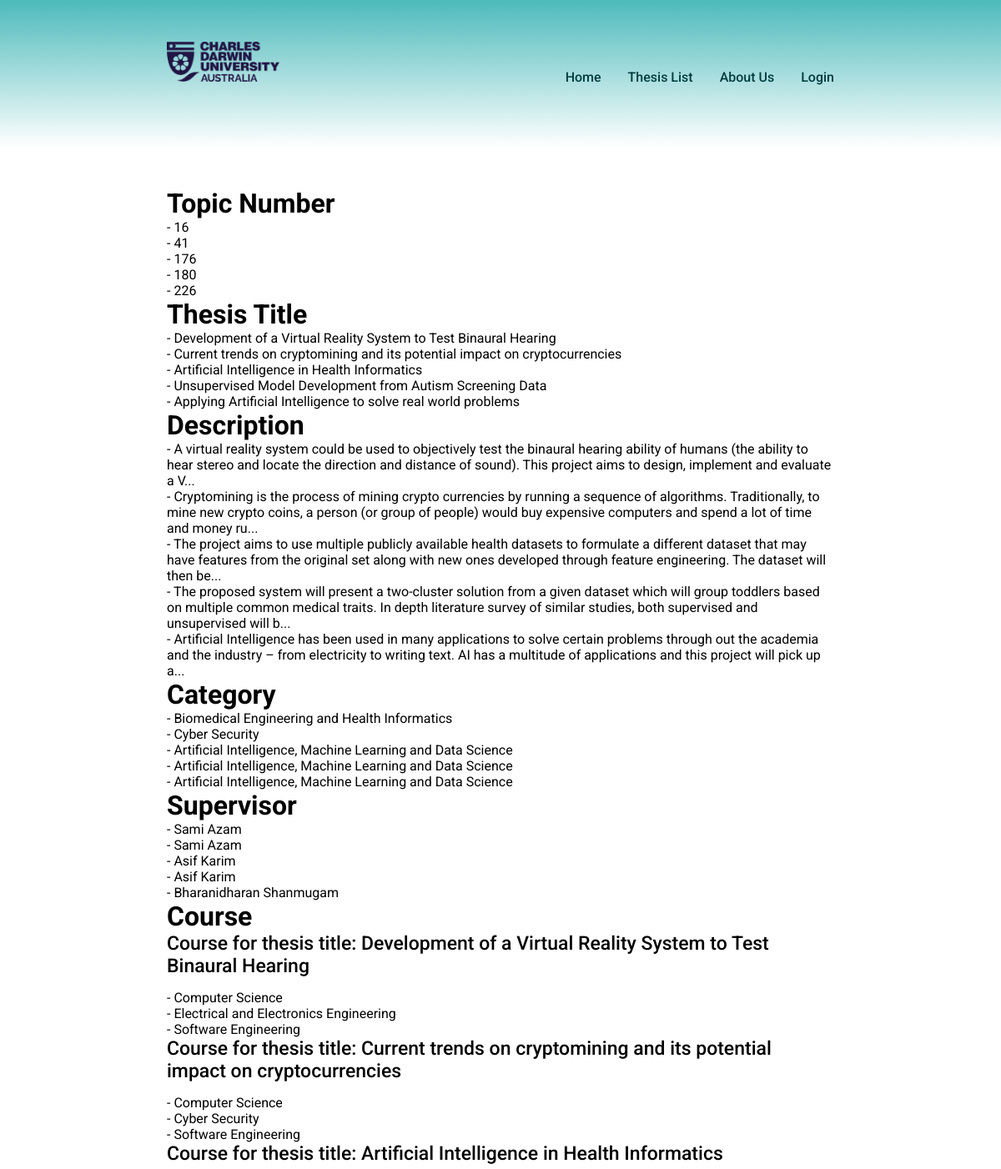
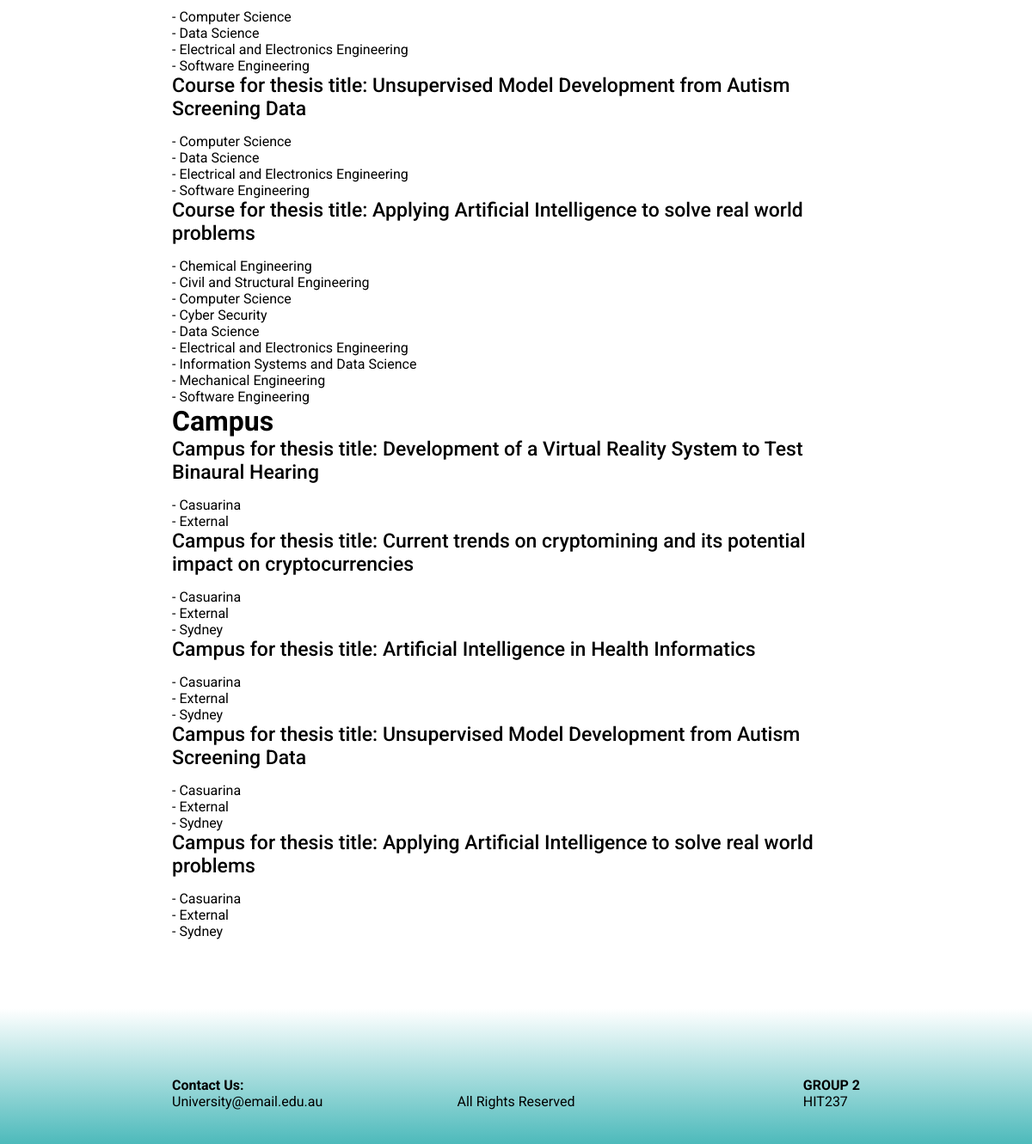
The page /test/ on the database as committed earlier (2 pictures, top to bottom).
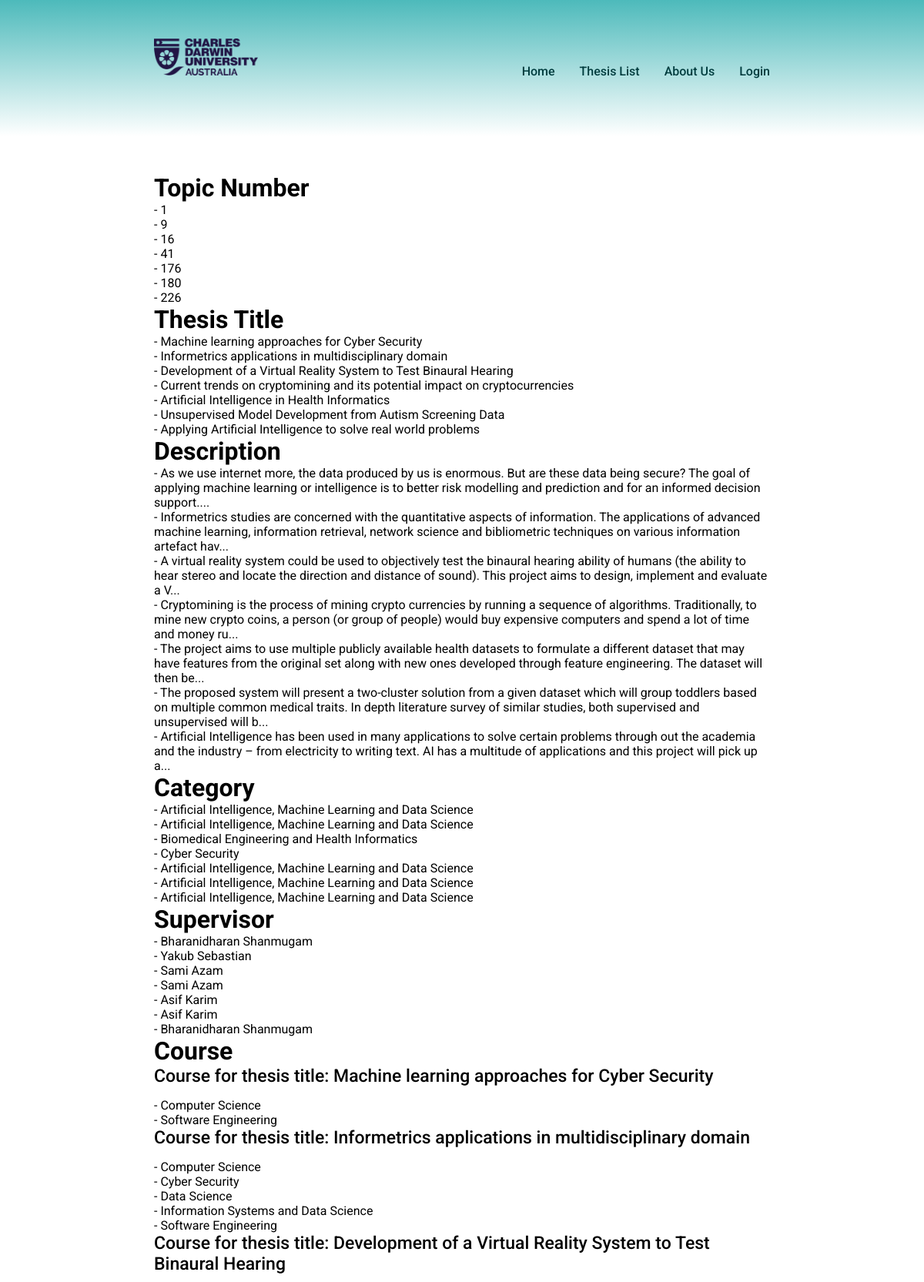
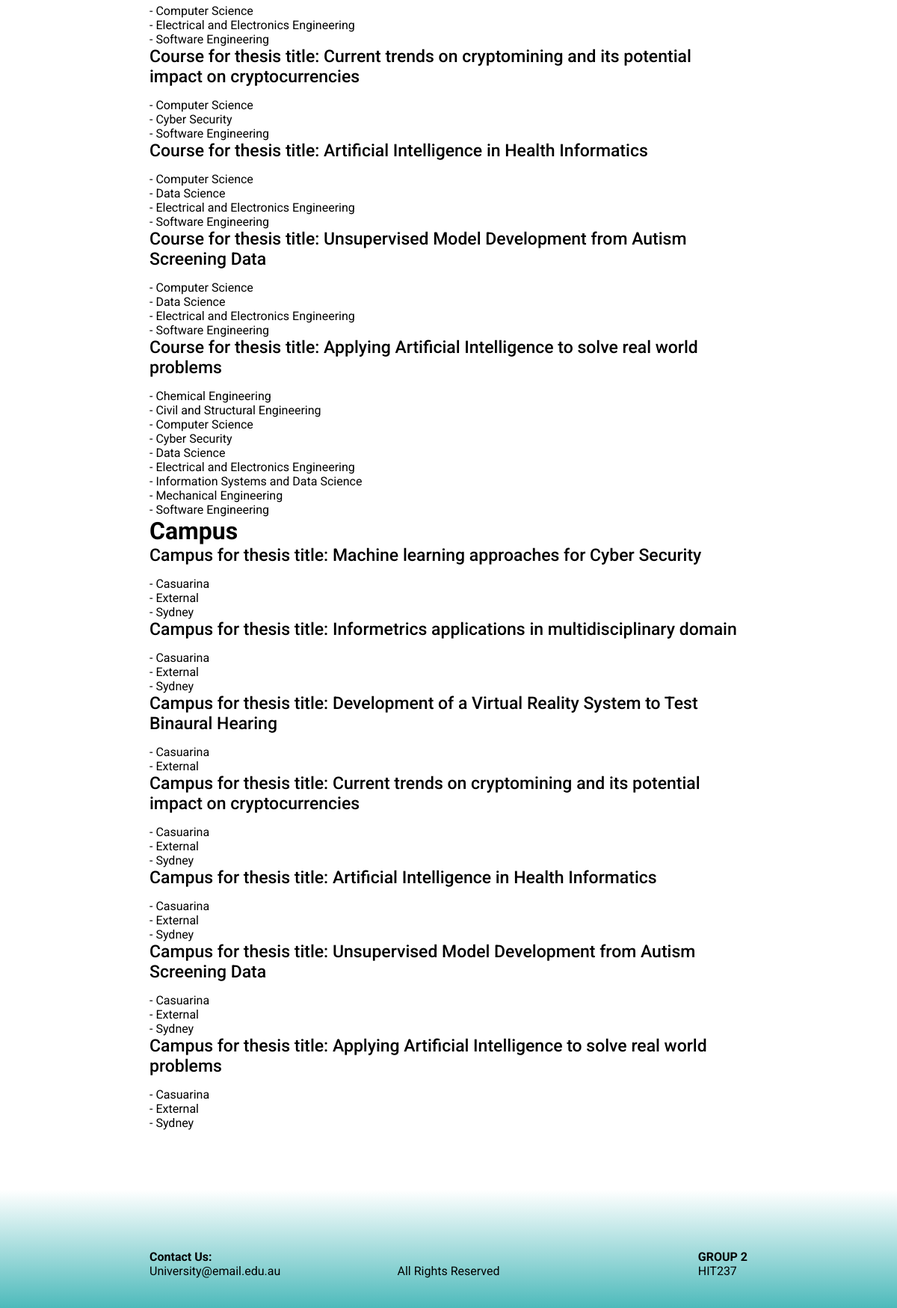
The same page on the database as committed later (2 pictures, top to bottom).
### main/models.py (models this page shows, shortened)
class Thesis(models.Model):
    topic_number = models.IntegerField(
        validators=[
            MinValueValidator(0),
            MaxValueValidator(1000),
        ],
        verbose_name='Thesis Number',
        primary_key=True,
    )
    title = models.CharField(max_length=100, verbose_name='Thesis Title',)
    description = models.TextField(verbose_name='Thesis Description')
    category = models.ForeignKey(Category, on_delete=models.PROTECT, verbose_name='Category Name')
    supervisor = models.ForeignKey(Supervisor, on_delete= models.PROTECT, verbose_name='Supervisor Name')
    course = models.ManyToManyField(Course, verbose_name='Course Name')
    campus = models.ManyToManyField(Campus, verbose_name='Campus Name',)
    date_created = models.DateTimeField(auto_now_add=True, verbose_name = 'Date Created')
    last_edited = models.DateTimeField(auto_now=True, verbose_name = 'Date Edited')
    group_taker_limit = models.IntegerField(
        validators=[
            MinValueValidator(0),
            MaxValueValidator(20),
        ],
        verbose_name='Number Limit of group takers',
        null = True
    )

class Category(models.Model):
    CATEGORY_CHOICES = [
        ('Artificial Intelligence, Machine Learning and Data Science', 'Artificial Intelligence, Machine Learning and Data Science'),
        ('Biomedical Engineering and Health Informatics', 'Biomedical Engineering and Health Informatics'),
        ('Cyber Security', 'Cyber Security'),
    ]
    category = models.CharField(
        max_length=100,
        choices=CATEGORY_CHOICES,
        verbose_name='Category Name',
        primary_key=True,
    )
    def __str__(self):
        return self.category

class Supervisor(models.Model):
    SUPERVISOR_CHOICES = [
        ('Bharanidharan Shanmugam', 'Bharanidharan Shanmugam'),
        ('Yakub Sebastian', 'Yakub Sebastian'),
        ('Sami Azam', 'Sami Azam'),
        ('Asif Karim', 'Asif Karim'),
    ]
    supervisor = models.CharField(
        max_length=50,
        choices=SUPERVISOR_CHOICES,
        verbose_name='Supervisor Name',
        primary_key=True,
    )
    def __str__(self):
        return self.supervisor

class Course(models.Model):
    COURSE_CHOICES = [
        ('Chemical Engineering', 'Chemical Engineering'),
        ('Civil and Structural Engineering', 'Civil and Structural Engineering'),
        ('Electrical and Electronics Engineering', 'Electrical and Electronics Engineering'),
        ('Mechanical Engineering', 'Mechanical Engineering'),
        ('Computer Science', 'Computer Science'),
        ('Cyber Security', 'Cyber Security'),
        ('Data Science', 'Data Science'),
        ('Information Systems and Data Science', 'Information Systems and Data Science'),
        ('Software Engineering', 'Software Engineering'),
    ]
    course = models.CharField(
        max_length=50,
        choices=COURSE_CHOICES,
        verbose_name='Course Name',
        primary_key=True,
    )
    def __str__(self):
        return self.course

class Campus(models.Model):
    CAMPUS_CHOICES = [
        ('Casuarina', 'Casuarina'),
        ('Sydney', 'Sydney'),
        ('External', 'External'),
    ]
    campus = models.CharField(
        max_length=20,
        choices=CAMPUS_CHOICES,
        verbose_name='Campus Name',
        primary_key=True,
    )
    def __str__(self):
        return self.campus

### main/views.py (the view)
# urls.py: path('test/', views.data_retrieval_test), # for troubleshooting purposes
def data_retrieval_test(request):
    thesis_list = Thesis.objects.all()
    context = {
        'thesis_list': thesis_list,
    }
    return render(request, 'main/data_retrieval_test.html', context)

### main/templates/main/data_retrieval_test.html
{% extends "main/base.html" %}
{% block main_body %}
    <h1>Topic Number</h1>
    {% for thesis in thesis_list %}
        <p>- {{ thesis.topic_number }}</p>
    {% endfor %}
    <h1>Thesis Title</h1>
    {% for thesis in thesis_list %}
        <p>- {{ thesis.title }}</p>
    {% endfor %}
    <h1>Description</h1>
    {% for thesis in thesis_list %}
        <p>- {{ thesis.description }}</p>
    {% endfor %}
    <h1>Category</h1>
    {% for thesis in thesis_list %}
        <p>- {{ thesis.category }}</p>
    {% endfor %}
    <h1>Supervisor</h1>
    {% for thesis in thesis_list %}
        <p>- {{ thesis.supervisor }}</p>
    {% endfor %}
    <h1>Course</h1>
    {% for thesis in thesis_list %}
        <h3>Course for thesis title: {{thesis.title}}</h3>
        {% for course in thesis.course.all %}
            <p>- {{ course }}</p>
        {% endfor %}
    {% endfor %}
    <h1>Campus</h1>
    {% for thesis in thesis_list %}
        <h3>Campus for thesis title: {{thesis.title}}</h3>
        {% for campus in thesis.campus.all %}
        <p>- {{campus}}</p>
        {% endfor %}
    {% endfor %}
{% endblock %}

### main/templates/main/base.html (shortened to what this page needs)
<!doctype html>
<html lang="en">
    <head>
        {% load static %}<link rel="stylesheet" href="{% static 'styles.css' %}">
    </head>
    <body>
        <div class="header-main-container">
            <header>
                <div class='heading'>
                    <div class="logo-container">
                        <a href="{% url 'home'%}">
                            <img class="logo" src="{% static "CDU_logo.png" %}" alt="cdu logo">
                        </a>
                    </div>
                    <nav class='nav_container'>
                        <a href="{% url 'home'%}">Home</a>
                        <a href="{% url 'thesis_list' %}">Thesis List</a>
                        <a href= "{% url 'about_us' %}" >About Us</a>
                        {% if user.is_authenticated %}
                            <a href="{% url 'logout' %}">Logout</a>
                        {% else %}
                            <a href="{% url 'login' %}">Login</a>
                        {% endif %}
                    </nav>
                </div>
            </header>
            <main>
                <div class = 'main_body'>
                    {% block main_body %}{% endblock  %}
                </div>
            </main>
        </div>
        <footer>
            <div class="footer-section">
                <div>
                    <h4>Contact Us:</h4>
                    <p class="contact">University@email.edu.au</p>
                </div>
                <div>
                    <p class="copyright">All Rights Reserved</p>
                </div>
                <div>
                    <h4 class="footer-title">GROUP 2</h4>
                    <p class="unit">HIT237</p>
                </div>
            </div>
        </footer>
    </body>
</html>

### main/static/styles.css (style rules this page uses)
:root { font-family: 'Roboto'; --primary-color: #4dbabb; --secondary-color: #e6e6e6; --font-primary: black; --font-secondary: rgb(0, 61, 63); }
header { padding: 50px 0 75px 0; margin: 0 0 3rem 0; background-image: linear-gradient(var(--primary-color), white); }
.heading { display: flex; justify-content: space-between; align-items: flex-end; }
.logo { height: 3rem; }
.main_body, .heading { width: 50%; margin: auto; min-width: 800px; }
body { min-height: 100vh; display: flex; flex-direction: column; justify-content: space-between; }
footer { display: flex; align-items:flex-end; position: relative; width: 100%; margin: 5rem 0 0 0; padding: 5rem 0 2.5rem; background-image: linear-gradient(white, var(--primary-color)); }
.footer-section { width: 50%; margin: 0 auto; min-width: 800px; display: flex; justify-content: space-between; align-items: center; }
.copyright { position: absolute; left: 50%; transform: translateX(-50%); }
.main_body h3 { font-weight: 500; font-size: 23px; margin-bottom: 15px; }

Rows that differ between the two databases and show on the page:
added Thesis: topic_number "1", title "Machine learning approaches for Cyber Security", description "As we use internet more, the data produced by us is enormous. But are these data being secure? The goal of applying machine learning or intelligence is to better risk modelling and prediction and for an informed decision support....", category "Artificial Intelligence, Machine Learning and Data Science", supervisor "Bharanidharan Shanmugam", Course (course "Computer Science"), Course (course "Software Engineering"), Campus (campus "Casuarina"), Campus (campus "External"), Campus (campus "Sydney")
added Thesis: topic_number "9", title "Informetrics applications in multidisciplinary domain", description "Informetrics studies are concerned with the quantitative aspects of information. The applications of advanced machine learning, information retrieval, network science and bibliometric techniques on various information artefact hav...", category "Artificial Intelligence, Machine Learning and Data Science", supervisor "Yakub Sebastian", Course (course "Computer Science"), Course (course "Cyber Security"), Course (course "Data Science"), Course (course "Information Systems and Data Science"), Course (course "Software Engineering"), Campus (campus "Casuarina"), Campus (campus "External"), Campus (campus "Sydney")
